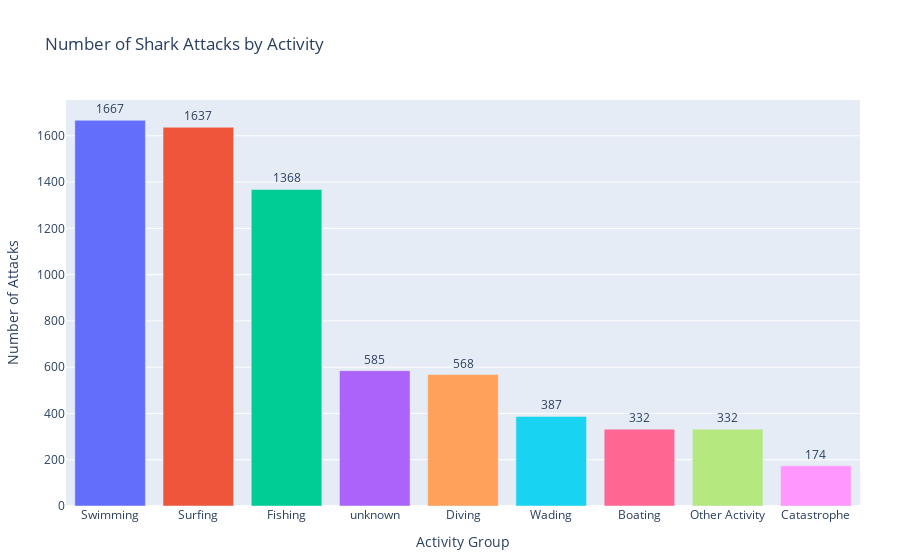

The notebook cell saved with this chart:
### Code cell
#Attack per activity group
activity_counts = df['Activity_group'].value_counts().reset_index()
activity_counts.columns = ['Activity Group', 'Number of Attacks'] #convert into a dataframe because plotly needs a dataframe as input

#create an interactive bar chart
fig = px.bar(activity_counts,
             x='Activity Group',
             y='Number of Attacks',
             color='Activity Group',
             title='Number of Shark Attacks by Activity',
             text='Number of Attacks') #adds title for each bar
fig.update_traces(textposition='outside') #bar titles outside the bars
fig.update_layout(xaxis_title='Activity Group',
                  yaxis_title='Number of Attacks',
                  showlegend=False)
fig.update_layout(margin=dict(t=100, b=40, l=60, r=40))
fig.show()

### Figure 1 — Plotly figure (JSON) as saved in the notebook; plotly's stock layout.template omitted (floating-point values rounded to 4 significant figures)
{"data": [{"alignmentgroup": "True", "hovertemplate": "Activity Group=%{x}<br>Number of Attacks=%{text}<extra></extra>", "legendgroup": "Swimming", "marker": {"color": "#636efa", "pattern": {"shape": ""}}, "name": "Swimming", "offsetgroup": "Swimming", "orientation": "v", "showlegend": true, "text": [1667], "textposition": "outside", "type": "bar", "x": ["Swimming"], "xaxis": "x", "y": [1667], "yaxis": "y"}, {"alignmentgroup": "True", "hovertemplate": "Activity Group=%{x}<br>Number of Attacks=%{text}<extra></extra>", "legendgroup": "Surfing", "marker": {"color": "#EF553B", "pattern": {"shape": ""}}, "name": "Surfing", "offsetgroup": "Surfing", "orientation": "v", "showlegend": true, "text": [1637], "textposition": "outside", "type": "bar", "x": ["Surfing"], "xaxis": "x", "y": [1637], "yaxis": "y"}, {"alignmentgroup": "True", "hovertemplate": "Activity Group=%{x}<br>Number of Attacks=%{text}<extra></extra>", "legendgroup": "Fishing", "marker": {"color": "#00cc96", "pattern": {"shape": ""}}, "name": "Fishing", "offsetgroup": "Fishing", "orientation": "v", "showlegend": true, "text": [1368], "textposition": "outside", "type": "bar", "x": ["Fishing"], "xaxis": "x", "y": [1368], "yaxis": "y"}, {"alignmentgroup": "True", "hovertemplate": "Activity Group=%{x}<br>Number of Attacks=%{text}<extra></extra>", "legendgroup": "unknown", "marker": {"color": "#ab63fa", "pattern": {"shape": ""}}, "name": "unknown", "offsetgroup": "unknown", "orientation": "v", "showlegend": true, "text": [585], "textposition": "outside", "type": "bar", "x": ["unknown"], "xaxis": "x", "y": [585], "yaxis": "y"}, {"alignmentgroup": "True", "hovertemplate": "Activity Group=%{x}<br>Number of Attacks=%{text}<extra></extra>", "legendgroup": "Diving", "marker": {"color": "#FFA15A", "pattern": {"shape": ""}}, "name": "Diving", "offsetgroup": "Diving", "orientation": "v", "showlegend": true, "text": [568], "textposition": "outside", "type": "bar", "x": ["Diving"], "xaxis": "x", "y": [568], "yaxis": "y"}, {"alignmentgroup": "True", "hovertemplate": "Activity Group=%{x}<br>Number of Attacks=%{text}<extra></extra>", "legendgroup": "Wading", "marker": {"color": "#19d3f3", "pattern": {"shape": ""}}, "name": "Wading", "offsetgroup": "Wading", "orientation": "v", "showlegend": true, "text": [387], "textposition": "outside", "type": "bar", "x": ["Wading"], "xaxis": "x", "y": [387], "yaxis": "y"}, {"alignmentgroup": "True", "hovertemplate": "Activity Group=%{x}<br>Number of Attacks=%{text}<extra></extra>", "legendgroup": "Boating", "marker": {"color": "#FF6692", "pattern": {"shape": ""}}, "name": "Boating", "offsetgroup": "Boating", "orientation": "v", "showlegend": true, "text": [332], "textposition": "outside", "type": "bar", "x": ["Boating"], "xaxis": "x", "y": [332], "yaxis": "y"}, {"alignmentgroup": "True", "hovertemplate": "Activity Group=%{x}<br>Number of Attacks=%{text}<extra></extra>", "legendgroup": "Other Activity", "marker": {"color": "#B6E880", "pattern": {"shape": ""}}, "name": "Other Activity", "offsetgroup": "Other Activity", "orientation": "v", "showlegend": true, "text": [332], "textposition": "outside", "type": "bar", "x": ["Other Activity"], "xaxis": "x", "y": [332], "yaxis": "y"}, {"alignmentgroup": "True", "hovertemplate": "Activity Group=%{x}<br>Number of Attacks=%{text}<extra></extra>", "legendgroup": "Catastrophe", "marker": {"color": "#FF97FF", "pattern": {"shape": ""}}, "name": "Catastrophe", "offsetgroup": "Catastrophe", "orientation": "v", "showlegend": true, "text": [174], "textposition": "outside", "type": "bar", "x": ["Catastrophe"], "xaxis": "x", "y": [174], "yaxis": "y"}], "layout": {"barmode": "relative", "legend": {"title": {"text": "Activity Group"}, "tracegroupgap": 0}, "margin": {"b": 40, "l": 60, "r": 40, "t": 100}, "showlegend": false, "title": {"text": "Number of Shark Attacks by Activity"}, "xaxis": {"anchor": "y", "categoryarray": ["Swimming", "Surfing", "Fishing", "unknown", "Diving", "Wading", "Boating", "Other Activity", "Catastrophe"], "categoryorder": "array", "domain": [0, 1], "title": {"text": "Activity Group"}}, "yaxis": {"anchor": "x", "domain": [0, 1], "title": {"text": "Number of Attacks"}}}}
